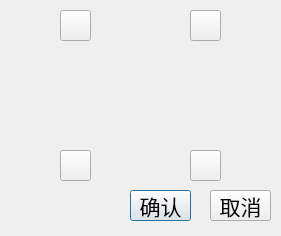
<?xml version="1.0" encoding="UTF-8"?>
<ui version="4.0">
 <class>NwkMgrDlg</class>
 <widget class="QDialog" name="NwkMgrDlg">
  <property name="geometry">
   <rect>
    <x>0</x>
    <y>0</y>
    <width>281</width>
    <height>236</height>
   </rect>
  </property>
  <property name="cursor">
   <cursorShape>ArrowCursor</cursorShape>
  </property>
  <property name="focusPolicy">
   <enum>Qt::NoFocus</enum>
  </property>
  <property name="windowTitle">
   <string>网络管理</string>
  </property>
  <property name="windowIcon">
   <iconset resource="res/navigationbar.qrc">
    <normaloff>:/navigationbar/设置.png</normaloff>:/navigationbar/设置.png</iconset>
  </property>
  <widget class="QWidget" name="horizontalLayoutWidget">
   <property name="geometry">
    <rect>
     <x>30</x>
     <y>50</y>
     <width>91</width>
     <height>91</height>
    </rect>
   </property>
   <layout class="QHBoxLayout" name="PanIdLayoutHigh"/>
  </widget>
  <widget class="QWidget" name="horizontalLayoutWidget_2">
   <property name="geometry">
    <rect>
     <x>160</x>
     <y>50</y>
     <width>91</width>
     <height>91</height>
    </rect>
   </property>
   <layout class="QHBoxLayout" name="PanIdLayoutLow"/>
  </widget>
  <widget class="QPushButton" name="pushButtonOk">
   <property name="geometry">
    <rect>
     <x>130</x>
     <y>190</y>
     <width>61</width>
     <height>31</height>
    </rect>
   </property>
   <property name="font">
    <font>
     <family>幼圆</family>
     <pointsize>16</pointsize>
    </font>
   </property>
   <property name="text">
    <string>确认</string>
   </property>
  </widget>
  <widget class="QPushButton" name="pushButtonCancel">
   <property name="geometry">
    <rect>
     <x>210</x>
     <y>190</y>
     <width>61</width>
     <height>31</height>
    </rect>
   </property>
   <property name="font">
    <font>
     <family>幼圆</family>
     <pointsize>16</pointsize>
    </font>
   </property>
   <property name="text">
    <string>取消</string>
   </property>
  </widget>
  <widget class="QPushButton" name="pushButtonHighAdd">
   <property name="geometry">
    <rect>
     <x>60</x>
     <y>10</y>
     <width>31</width>
     <height>31</height>
    </rect>
   </property>
   <property name="font">
    <font>
     <family>幼圆</family>
     <pointsize>16</pointsize>
    </font>
   </property>
   <property name="text">
    <string/>
   </property>
  </widget>
  <widget class="QPushButton" name="pushButtonLowAdd">
   <property name="geometry">
    <rect>
     <x>190</x>
     <y>10</y>
     <width>31</width>
     <height>31</height>
    </rect>
   </property>
   <property name="font">
    <font>
     <family>幼圆</family>
     <pointsize>16</pointsize>
    </font>
   </property>
   <property name="text">
    <string/>
   </property>
  </widget>
  <widget class="QPushButton" name="pushButtonHighDec">
   <property name="geometry">
    <rect>
     <x>60</x>
     <y>150</y>
     <width>31</width>
     <height>31</height>
    </rect>
   </property>
   <property name="font">
    <font>
     <family>幼圆</family>
     <pointsize>16</pointsize>
    </font>
   </property>
   <property name="text">
    <string/>
   </property>
  </widget>
  <widget class="QPushButton" name="pushButtonLowDec">
   <property name="geometry">
    <rect>
     <x>190</x>
     <y>150</y>
     <width>31</width>
     <height>31</height>
    </rect>
   </property>
   <property name="font">
    <font>
     <family>幼圆</family>
     <pointsize>16</pointsize>
    </font>
   </property>
   <property name="text">
    <string/>
   </property>
  </widget>
 </widget>
 <resources>
  <include location="res/navigationbar.qrc"/>
 </resources>
 <connections/>
</ui>
